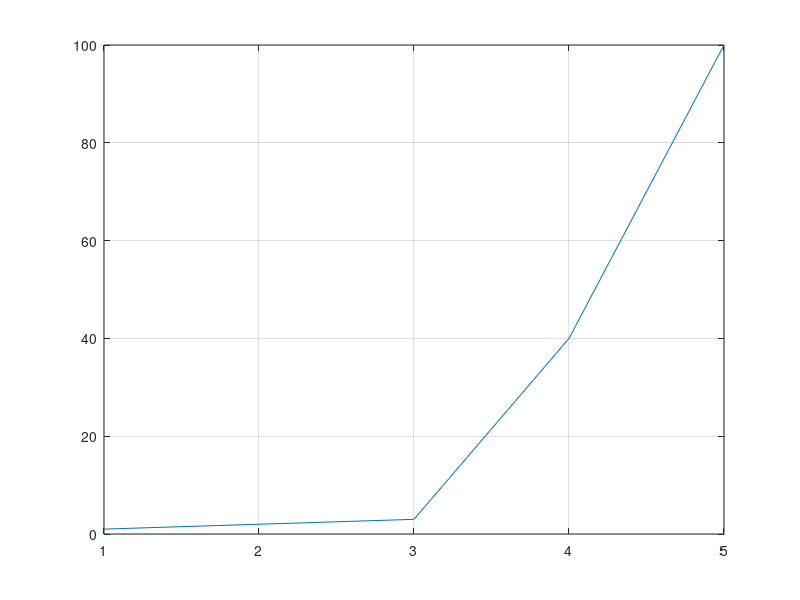

MATLAB code for this plot:
% Ester programa calcula a soma de todos os numeros de 1 ate N
% % No matlab pode usar o comando input
clear
N=100; soma=0;
for ii=1:N
    soma=soma+ii;
end

% Outro problema com a funcao somatorio
% % Quero guardar as somas
clear
N=100; soma=0;vec=[1,N];
for ii=1:N
    soma=soma+ii;
    vec(ii,1)=soma;
end

% % Outra forma
clear
N=100; soma=0;
for ii=N:-1:1
    soma=soma+ii;
    vec(ii)=soma;
end

% % Outro problema
% Somar as entradas de um vetor
soma = 0; vec = [1, 2, 3, 40, 100];
n = length(vec);
for ii = 1:n
    soma = soma + vec(ii);
end

figure(1),plot(vec),grid
close all